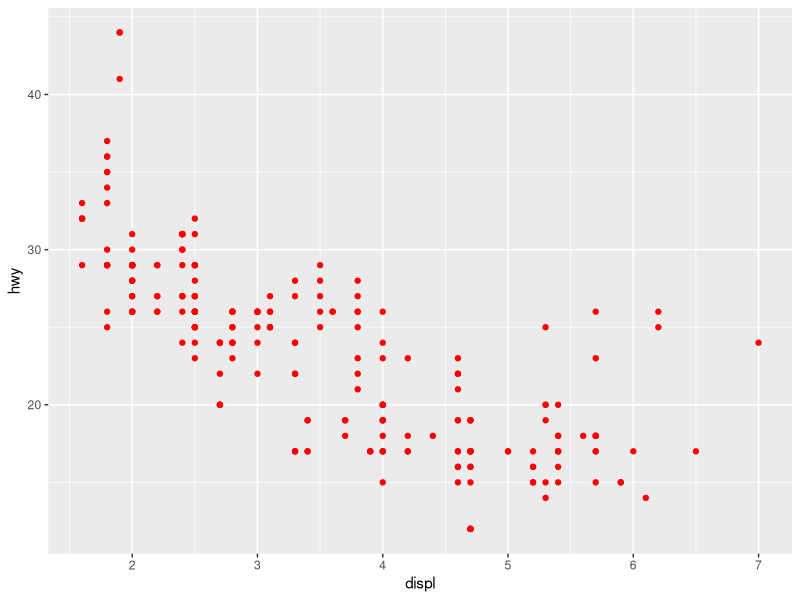
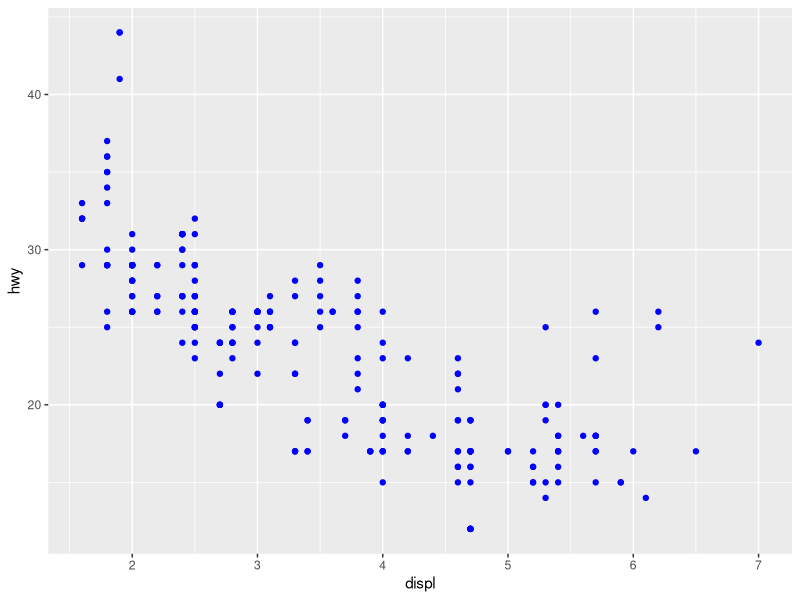
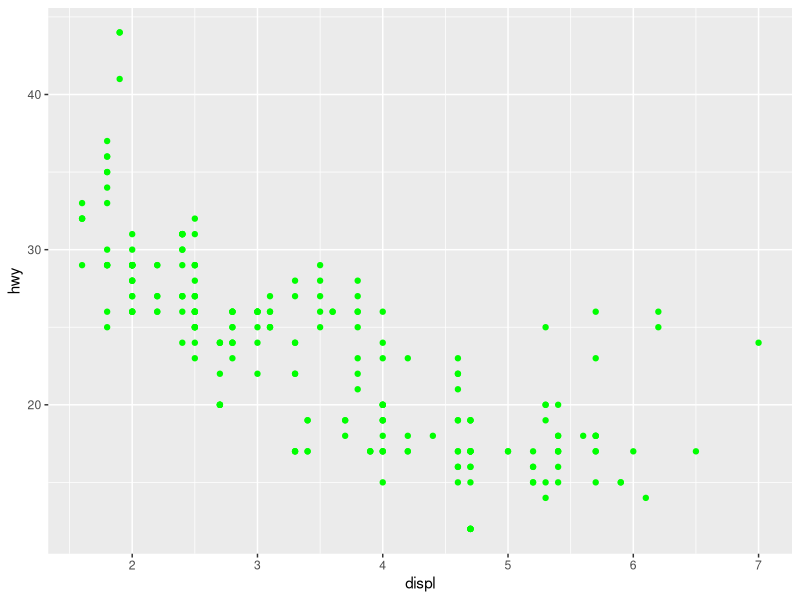
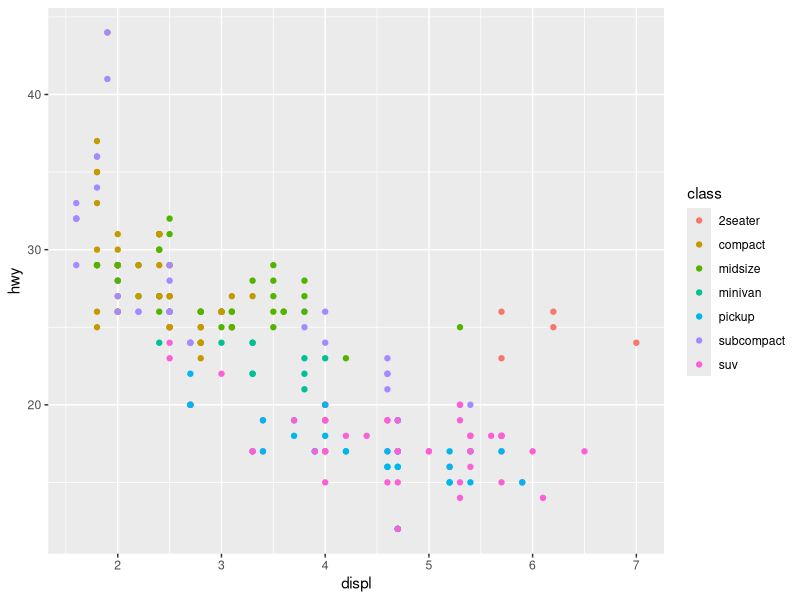
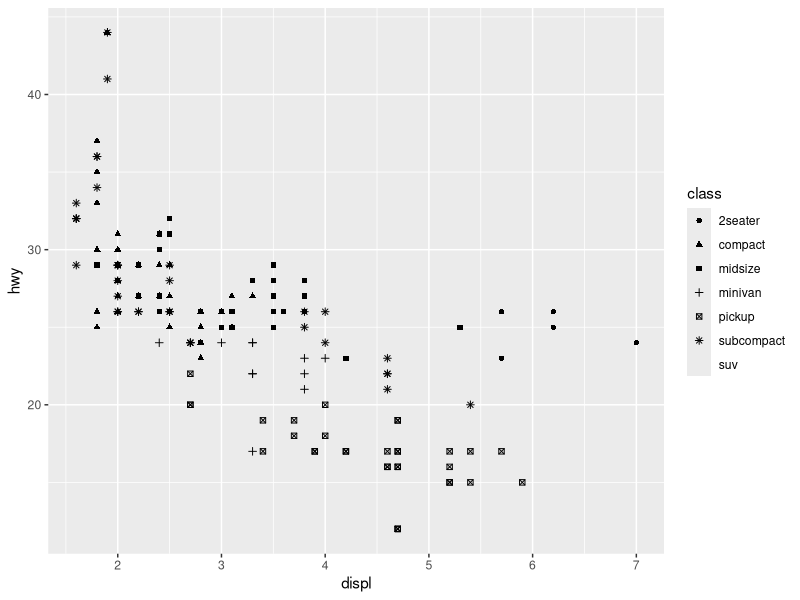
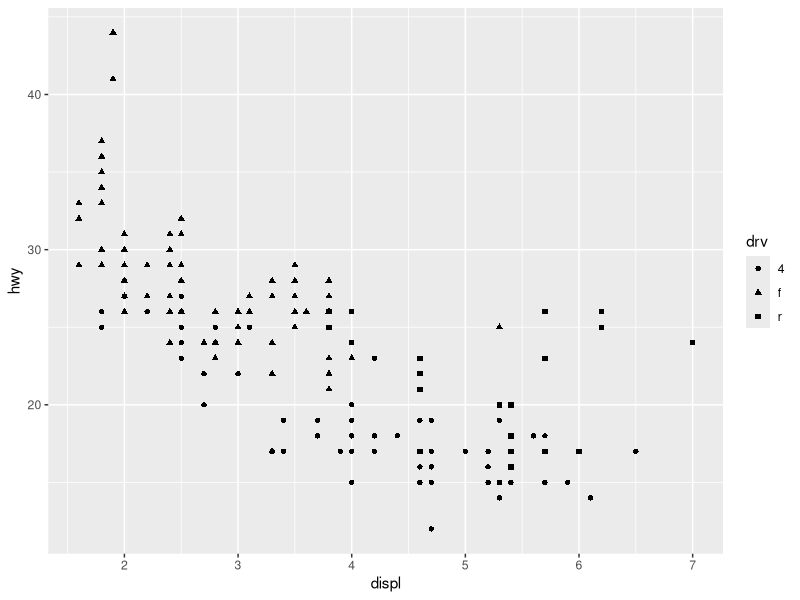
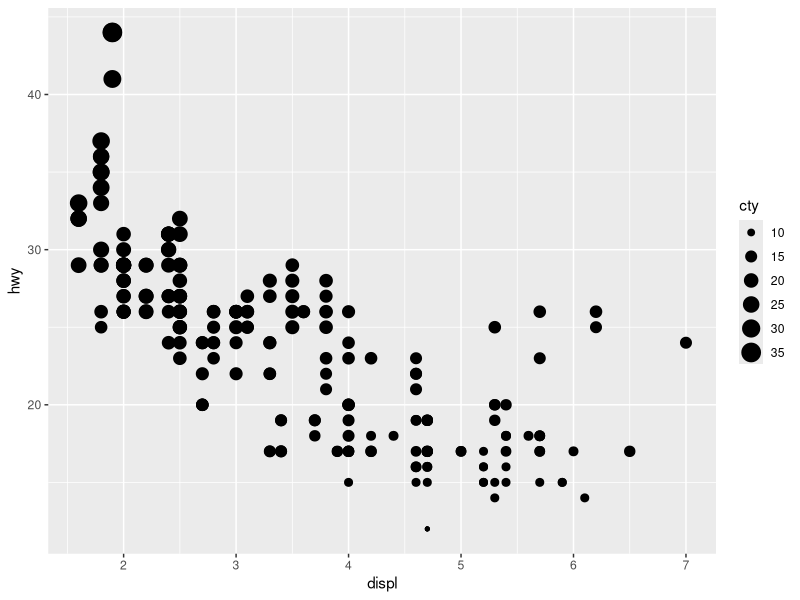
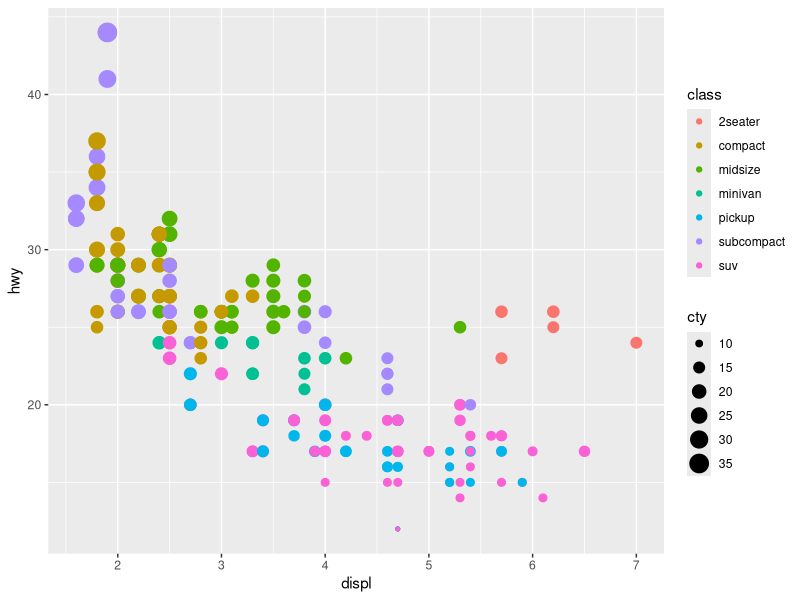

Reproduce these figures in R, in order.
library(tidyverse)

ggplot(
  data = mpg,
  mapping = aes(x = displ, y = hwy)
) +
  geom_point(
    color = "red"
  )

ggplot(
  data = mpg,
  mapping = aes(x = displ, y = hwy)
) +
  geom_point(
    color = "blue"
  )

ggplot(
  data = mpg,
  mapping = aes(x = displ, y = hwy)
) +
  geom_point(
    color = "green"
  )

ggplot(
  data = mpg,
  mapping = aes(x = displ, y = hwy, color = class)
) +
  geom_point()

ggplot(
  data = mpg,
  mapping = aes(
    x = displ,
    y = hwy,
    shape = class
  )
) +
  geom_point()

ggplot(
  data = mpg,
  mapping = aes(
    x = displ,
    y = hwy,
    shape = drv
  )
) +
  geom_point()

ggplot(
  data = mpg,
  mapping = aes(
    x = displ,
    y = hwy,
    size = cty
  )
) +
  geom_point()

ggplot(
  data = mpg,
  mapping = aes(
    x = displ,
    y = hwy,
    color = class,
    size = cty
  )
) +
  geom_point()
